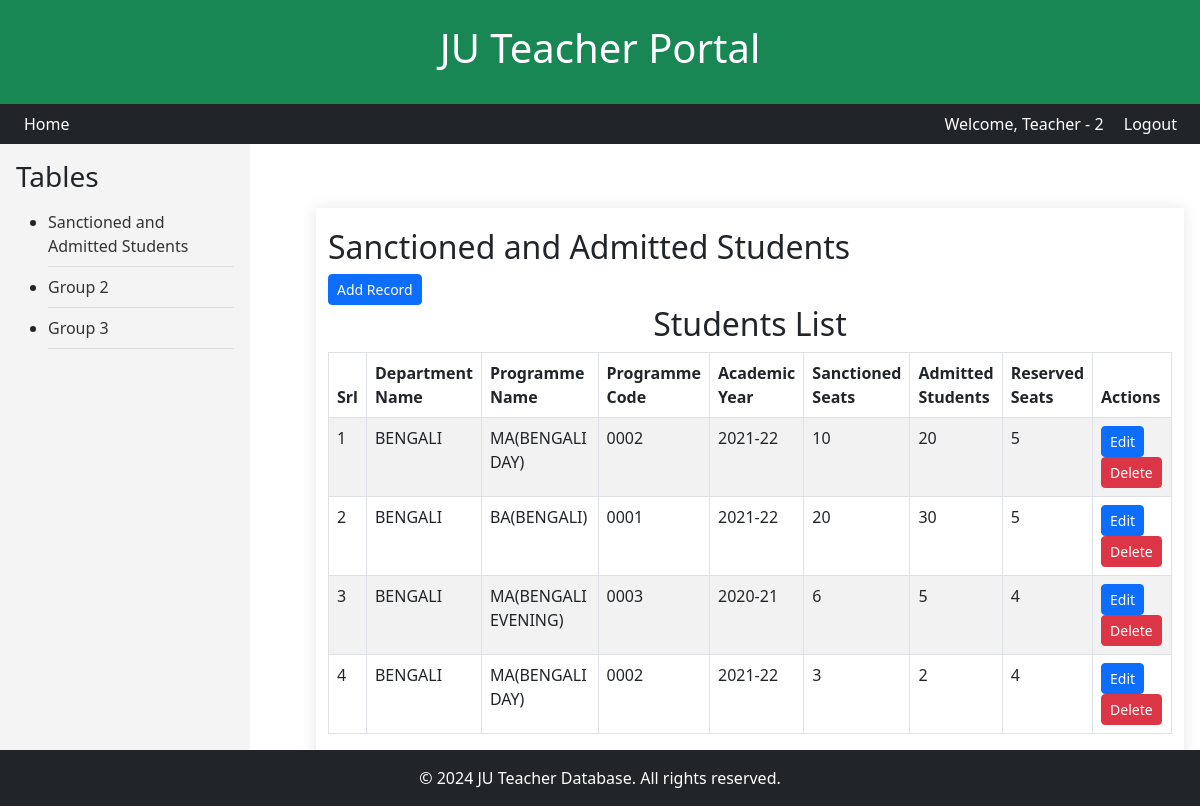
Before: /hod/group-table/group1/ (signed in) with the older database file.
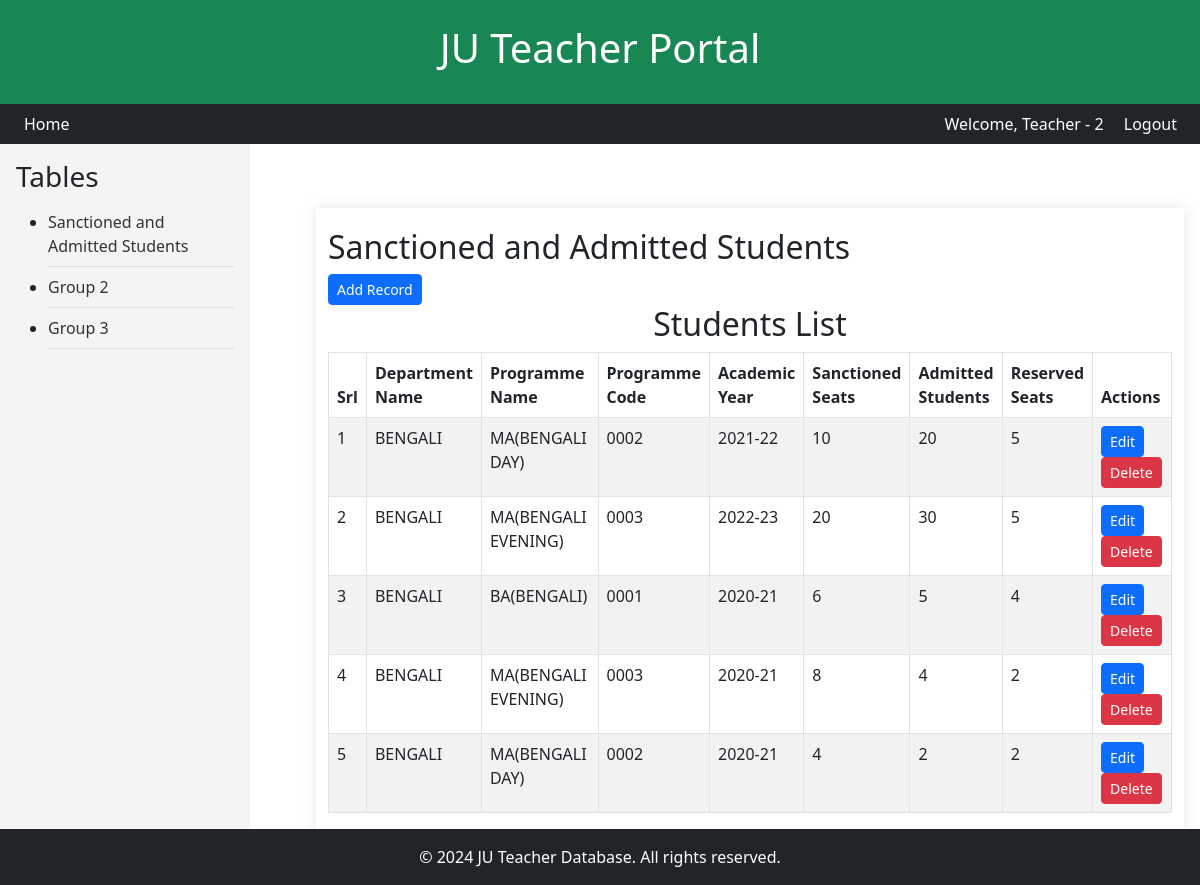
After: the same page with the newer database file.
### teachers/models.py (models this page shows, shortened)
class CustomUser(AbstractUser):
    username = None  # Remove the username field
    email = models.EmailField(unique=True)
    emp_id = models.CharField(max_length=50, unique=True)
    department = models.ForeignKey("Department", on_delete=models.SET_NULL, null=True, blank=True, related_name="users")
    USERNAME_FIELD = 'email'  # Use email as the login field
    REQUIRED_FIELDS = ['first_name', 'last_name', 'emp_id']  # Fields required when creating a user
    objects = CustomUserManager()

class Department(models.Model):
    name    =   models.CharField(max_length=100,  null=True, blank=True)
    faculty =   models.CharField(max_length=100,  null=True, blank=True)
    program =   models.CharField(max_length=200,  null=True, blank=True)
    prog_cd =   models.CharField(max_length=20,   null=True, blank=True)

### hod_group/models.py (models this page shows, shortened)
class StudentAdmitted(models.Model):
    teacher = models.ForeignKey(
        "teachers.Teacher", on_delete=models.CASCADE, null=True, blank=True,
        verbose_name="Assigned Teacher"
    )
    dept_name = models.CharField(
        max_length=100, null=True, blank=True,
        verbose_name="Department Name"
    )
    prog_name = models.ForeignKey(
        "teachers.Department", on_delete=models.CASCADE, null=True, blank=True,
        verbose_name="Programme Name"
    )
    prog_cd = models.CharField(
        max_length=20, null=True, blank=True,
        verbose_name="Programme Code"
    )
    course_name = models.CharField(
        max_length=100, null=True, blank=True,
        verbose_name="Programme/Courses Name"
    )
    acad_year = models.CharField(
        max_length=9,
        verbose_name="Academic Year",
        null=True,
        blank=True,
        validators=[
            RegexValidator(
                regex=r'^\d{4}-\d{2}$',
                message="Academic year must be in the format 'YYYY-YY', e.g., '2023-24'."
            )
        ]
    )
    sanc_seats = models.IntegerField(
        default=0, verbose_name="Number of Sanctioned Seats"
    )
    admit_seats = models.IntegerField(
        default=0, verbose_name="Number of Admitted Students"
    )
    CAST_CATG = (
        ('', 'Select Category'),
        ('cast-1', 'SC'),
        ('cast-2', 'ST'),
        ('cast-3', 'OBC-A'),
        ('cast-4', 'OBC-B'),
        ('cast-5', 'GEN'),
    )
    seats_resrv_catg = models.IntegerField(
        default=0, verbose_name="Number of Reserved Category Students"
    )
    group_id    = models.CharField(
        max_length=10,
        verbose_name="Group Table index",
        null=True,
        blank=True
    )

### hod_group/views.py (the view)
# urls.py: path('group-table/<str:group_id>/', views.group_table_with_id, name='group_table_with_id'),
@login_required
def group_table_with_id(request, group_id):
    user = request.user
    teacher = get_object_or_404(Teacher, user=user)
    students = StudentAdmitted.objects.select_related('teacher', 'prog_name').filter(dept_name=teacher.dept_name)
    group_templates = {
        'group1': 'hod_group/group1_details.html',
        'group2': 'hod_group/group2_details.html',
        'group3': 'hod_group/group3_details.html',
    }
    template = group_templates.get(group_id)
    grp_id = next((key for key, value in group_templates.items() if value == template), None)
    request.session['grp_id'] = grp_id
    context = {'group_id': group_id, 'grp_id':grp_id, 'students':students}
    return render(request, template, context)

### teachers/templatetags/signing_tags.py (called while the page is built)
@register.filter
def sign_id(id):
    signer = Signer()
    return signer.sign(id)

### hod_group/templates/hod_group/group1_details.html (shortened to what this page needs)
{% extends 'hod_group/group_table.html' %}
{% load widget_tweaks %}
{% load signing_tags %}
{% load static %}
{% block group_table_details %}
<div class="container mt-5">
	<h2>Sanctioned and Admitted Students</h2>
    <a href="{% url 'hod_group:student_add' %}" class="btn btn-sm btn-primary">Add Record</a>
	<h2 class="text-center">Students List</h2>
    <table id="studentsTable" class="table table-striped table-bordered">
        <thead>
            <tr>
                <th>Srl</th>
                <th>Department<br> Name</th>
                <th>Programme<br> Name</th>
                <th>Programme<br> Code</th>
                <th>Academic<br> Year</th>
                <th>Sanctioned<br> Seats</th>
                <th>Admitted<br> Students</th>
                <th>Reserved<br> Seats</th>
                <th>Actions</th>
            </tr>
        </thead>
        <tbody>
            {% for student in students %}
            <tr>
                <td>{{ forloop.counter }}</td>
                <td>{{ student.prog_name.name }}</td>
                <td>{{ student.prog_name.program|default:"No Data" }}</td>
                <td>{{ student.prog_name.prog_cd }}</td>
                <td>{{ student.acad_year }}</td>
                <td>{{ student.sanc_seats }}</td>
                <td>{{ student.admit_seats }}</td>
                <td>{{ student.seats_resrv_catg }}</td>
                <td>
                    <a href="{% url 'hod_group:student_edit' signed_id=student.id|sign_id %}?data_row={{ forloop.counter }}"
					   class="btn btn-sm btn-primary">Edit
					</a>
					<a href="{% url 'hod_group:student_delete' signed_id=student.id|sign_id %}" class="btn btn-sm btn-danger">Delete</a>
                </td>
            </tr>
            {% empty %}
            <tr>
                <td colspan="9" class="text-center">No students found.</td>
            </tr>
            {% endfor %}
        </tbody>
    </table>
</div>
{% endblock %}

### hod_group/templates/hod_group/group_table.html (shortened to what this page needs)
{% extends 'grp_base.html' %}
{% load widget_tweaks %}
{% load static %}
{% block content %}
<!DOCTYPE html>
<html lang="en">
<head>
</head>
<body>
    <div class="sidebar">
		<h3>Tables</h3>
		<ul>
			<li><a href="{% url 'hod_group:group_table_with_id' 'group1' %}">Sanctioned and Admitted Students</a></li>
			<li><a href="{% url 'hod_group:group_table_with_id' 'group2' %}">Group 2</a></li>
			<li><a href="{% url 'hod_group:group_table_with_id' 'group3' %}">Group 3</a></li>
		</ul>
	</div>
    <div class="content">
		{% block group_table_details %}{% endblock %}
    </div>
</body>
</html>
{% endblock %}

### templates/grp_base.html (shortened to what this page needs)
{% load static %}
<!DOCTYPE html>
<html lang="en">
<head>
    <link rel="stylesheet" href="{% static 'css/styles.css' %}">
    <link href="https://cdn.jsdelivr.net/npm/bootstrap@5.3.0/dist/css/bootstrap.min.css" rel="stylesheet">
	<link rel="stylesheet" href="https://cdn.jsdelivr.net/npm/bootstrap-icons/font/bootstrap-icons.css">
</head>
<body>
<header class="bg-success text-white text-center p-4">
    <h1>JU Teacher Portal</h1>
</header>
<nav class="bg-dark text-white p-2 text-end">
    {% if user.is_authenticated %}
		<a class="text-white ms-3" style="float:left;" href="{% url 'teachers:profile' %}">Home</a>
        <span class="d-inline-block">Welcome, {{ user.first_name }}</span>
        <a class="text-white ms-3" href="{% url 'teachers:logout' %}">Logout</a>
    {% else %}
        <a class="text-white me-3" href="{% url 'teachers:login' %}">Login</a>
        <a class="text-white" href="{% url 'teachers:register' %}">Register</a>
    {% endif %}
</nav>
    {% block content %}
    {% endblock %}
<footer class="bg-dark text-white text-center p-3 mt-auto">
    &copy; 2024 JU Teacher Database. All rights reserved.
</footer>
</body>
</html>

### static/css/styles.css (style rules this page uses)
body { font-family: 'Arial', sans-serif; background-color: #f4f4f4; margin: 0; padding: 0; }
header { background-color: #4CAF50; color: white; text-align: center; padding: 20px 0; }
nav { background-color: #333; padding: 10px; text-align: right; }
nav a { color: white; text-decoration: none; margin: 0 15px; }
.container { background-color: white; margin: 20px auto; padding: 20px; max-width: 1200px; box-shadow: 0 0 15px rgba(0, 0, 0, 0.1); }
footer { background-color: #333; color: white; text-align: center; padding: 10px; position: fixed; bottom: 0; width: 100%; }

### hod_group/templates/hod_group/group_table.html (style rules this page uses)
.sidebar { width: 250px; background-color: #f4f4f4; padding: 1rem; height: 100vh; position: fixed; }
.sidebar a { display: block; color: #333; text-decoration: none; padding: 0.5rem 0; border-bottom: 1px solid #ddd; }
.content { margin-left: 300px; padding: 1rem; }

Changed rows visible on the page:
removed StudentAdmitted: prog_name.name "BENGALI", prog_name.program "MA(BENGALI DAY)", prog_name.prog_cd "0002", acad_year "2021-22", sanc_seats "3", admit_seats "2", seats_resrv_catg "4"
changed StudentAdmitted (number 2 of 5 on the later page): prog_name.program "BA(BENGALI)" → "MA(BENGALI EVENING)"; prog_name.prog_cd "0001" → "0003"; acad_year "2021-22" → "2022-23"
changed StudentAdmitted: prog_name.program "MA(BENGALI EVENING)" → "BA(BENGALI)"; prog_name.prog_cd "0003" → "0001"
added StudentAdmitted: prog_name.name "BENGALI", prog_name.program "MA(BENGALI EVENING)", prog_name.prog_cd "0003", acad_year "2020-21", sanc_seats "8", admit_seats "4", seats_resrv_catg "2"
added StudentAdmitted: prog_name.name "BENGALI", prog_name.program "MA(BENGALI DAY)", prog_name.prog_cd "0002", acad_year "2020-21", sanc_seats "4", admit_seats "2", seats_resrv_catg "2"
